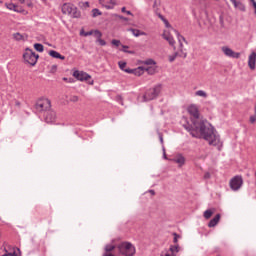
#> input picture images/TCGA-02-0001-01Z-00-DX2_20x_4768_25216_256x256.png, 256 x 256 px, found by its file name
$ jupyter execute Tissue_Texture_Algorithm_PCA_Kmeans-Norm-Deconv.ipynb   (shell and % lines are left out)   (older library calls are emulated)
#> lines starting #> are read from the running program, lines starting #| are printed output that depends on the picture
[cell 1]
from __future__ import print_function

from sklearn import cluster
import histomicstk as htk

import numpy as np
import scipy as sp

import skimage.io
import skimage.measure
import skimage.color


import matplotlib.pyplot as plt
import matplotlib.patches as mpatches

import cv2
import numpy as np
import math

#Some nice default configuration for plots
plt.rcParams['figure.figsize'] = 15, 15
plt.rcParams['image.cmap'] = 'gray'
titlesize = 24

[cell 2]
# [62 lines left out: function circle_fit, not called in this run]

[cell 3]
inputImageFile = ('/media/raj/Raj1_5/10ktiles/train/gbm/TCGA-02-0001-01Z-00-DX2_20x_4768_25216_256x256.png')  # H&E.png

imInput = skimage.io.imread(inputImageFile)[:, :, :3]
#> imInput is the input picture: shape (256, 256, 3); mean R, G, B 215.1, 158.6, 184.7

plt.imshow(imInput)
_ = plt.title('Input Image', fontsize=16)

### K Means Cluster Analysis

[cell 4]
# Converting 3D image data into 2D data for k-means clustering
x, y, z = imInput.shape
#> x = 256; y = 256; z = 3
image_2d = imInput.reshape(x*y, z)
image_2d.shape
#> Out = (65536, 3)

[cell 5]
# Applying K-means clusters on the given image
# As the input is image object, the clusters are color intensity
# Based on pixel (colored) distances from the respective cluster_centers
kmeans_cluster_00 = cluster.KMeans(n_clusters=3)
kmeans_cluster_00.fit(image_2d)
cluster_centers_00 = kmeans_cluster_00.cluster_centers_
cluster_labels_00 = kmeans_cluster_00.labels_

[cell 6]
cluster_labels_00

[cell 7]
cluster_centers_00

[cell 8]
kmeans_cluster_00.cluster_centers_[:,0]

[cell 9]
kmeans_cluster_00.cluster_centers_[:,1]

[cell 10]
kmeans_cluster_00.cluster_centers_[:,2]

[cell 11]
white = 0
purple = 0
pink = 0
for i in range (0,65535):
    if (cluster_labels_00[i] == 0): white=white+1
    if (cluster_labels_00[i] == 1): pink=pink+1
    if (cluster_labels_00[i] == 2): purple=purple+1

print (purple, white, pink)

[cell 12]
from matplotlib.ticker import FormatStrFormatter

data = cluster_labels_00
fig, ax = plt.subplots()
counts, bins, patches = ax.hist(data, facecolor='yellow', edgecolor='gray')
# Set the ticks to be at the edges of the bins.
ax.set_xticks(bins)
ax.set_title('k-means cluster centers of histo image')
ax.set_ylabel('# of image Pixels')
ax.set_xlabel('Bin:White Pixels                      Bin:Pink Pixels                Bin:Purple Pixels  ')

plt.show()
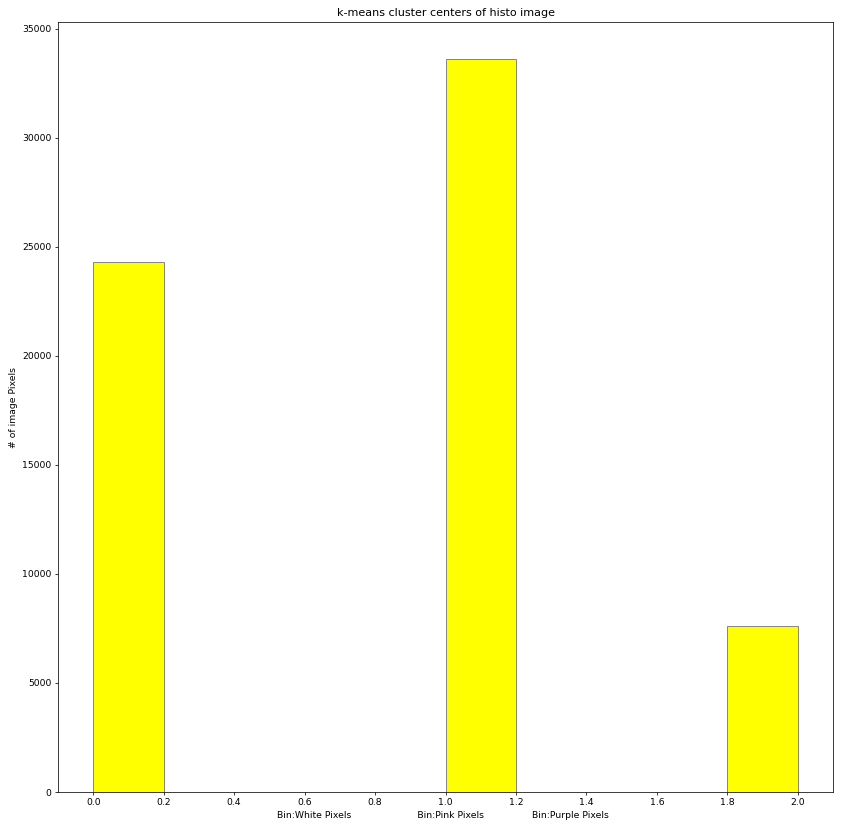
#> figure drawn by matplotlib, 1 panel; tallest bar 33619 high, from x = 1 to 1.2

[cell 13]
plt.xlabel= "Red"
plt.ylabel= "Green"
plt.scatter(image_2d[:,0],image_2d[:,1],image_2d[:,2], c=kmeans_cluster_00.labels_, cmap='rainbow')
plt.scatter(kmeans_cluster_00.cluster_centers_[:,0],kmeans_cluster_00.cluster_centers_[:,1],kmeans_cluster_00.cluster_centers_[:,2], color='black')
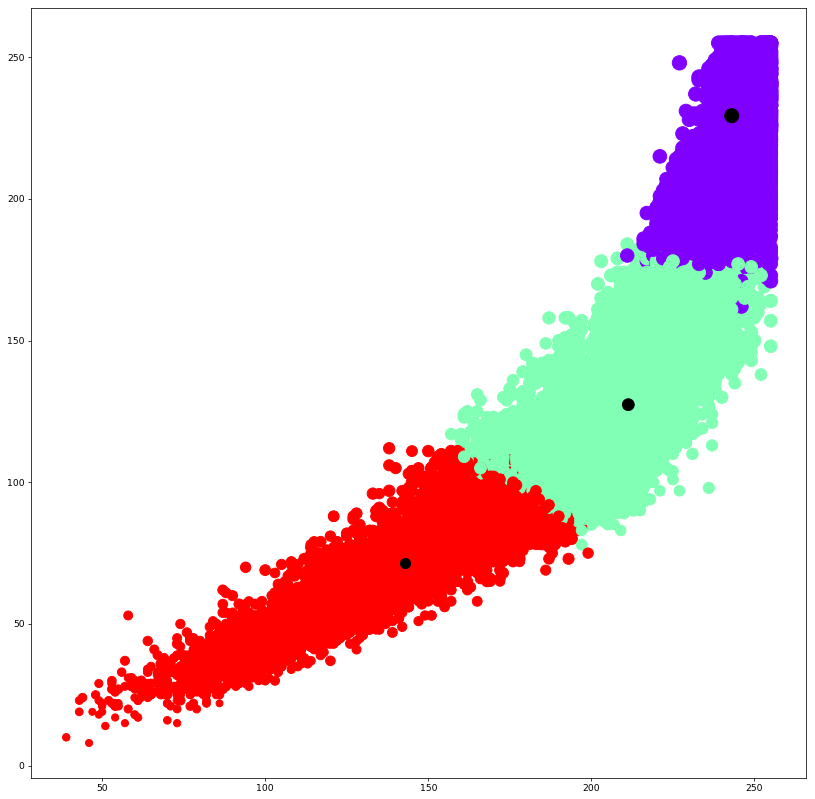
#> figure drawn by matplotlib, 1 panel
